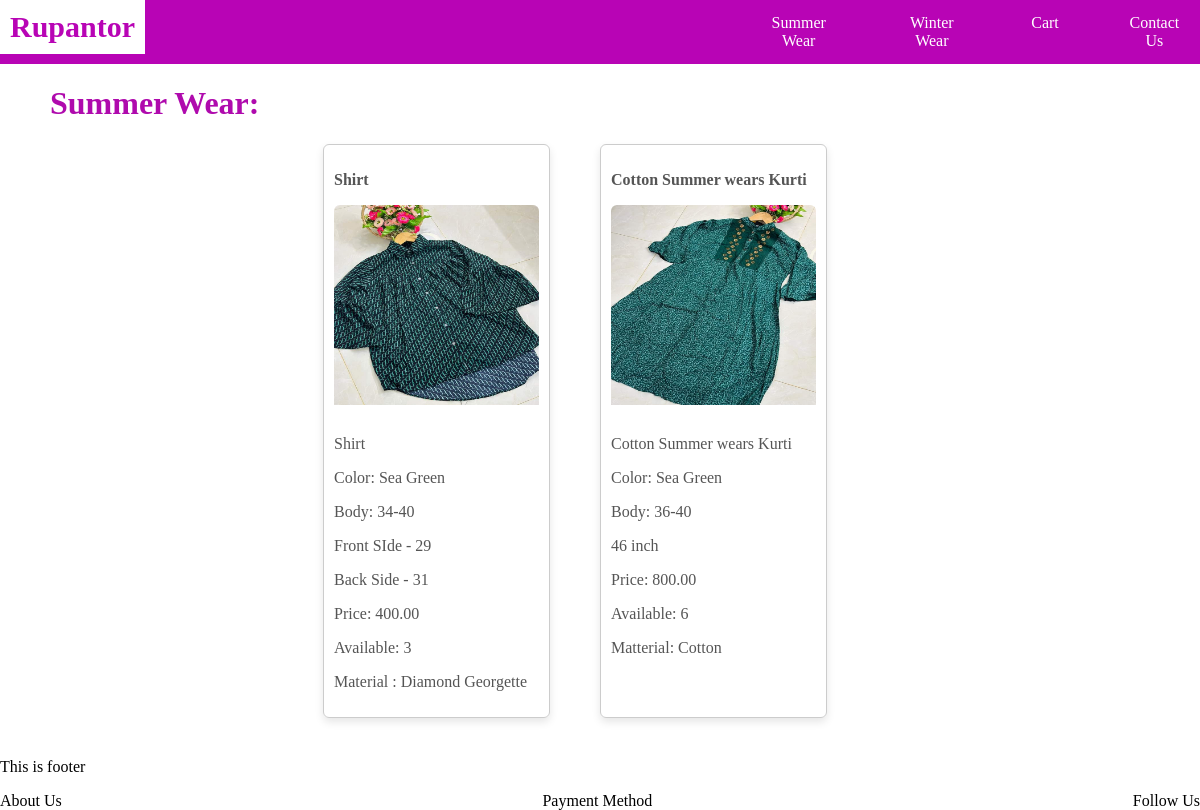
The app's page /summerwear/ with its own data.
### management/models.py (models this page shows, shortened)
class Wears(models.Model):
    categoryChoice = [
        ('SummerWear', 'Summerwear'),
        ('WinterWear', 'Winterwear')
    ]
    productId = models.AutoField(primary_key=True)
    category = models.CharField(max_length=20, choices=categoryChoice)
    productName = models.CharField(max_length=100)
    productColor = models.CharField(max_length=50, null=True)
    productBody = models.CharField(max_length=30, null=True)
    frontLength = models.CharField(max_length=30, null=True)
    backLength = models.CharField(max_length=30, null=True)
    productPrice = models.DecimalField(max_digits=8, decimal_places=2)
    available = models.IntegerField()
    description = models.TextField()
    productImage = models.ImageField(blank=True)

### management/views.py (the view)
# urls.py: path('summerwear/', views.summerwear, name='summerwear'),
def summerwear(request):
    wears = Wears.objects.all().values()
    context = {
        'wears' : wears
    }
    template = loader.get_template('summerwear.html')
    return HttpResponse(template.render(context, request))

### management/templates/summerwear.html (shortened to what this page needs)
<!DOCTYPE html>
<html lang="en">
<head>
</head>
<body>
    {% include 'header.html' %}
    <h1 class="category-title">Summer Wear:</h1>
    <div class="card-container">
        {% for product in wears %}
            {% if product.category == "SummerWear" %}
                <div class="card">
                <p><strong>{{ product.productName }}</strong></p>
                    <img src="/media/{{ product.productImage }}" alt="no image">
                    <p>{{ product.productName }}</p>
                    <p>Color: {{ product.productColor }}</p>
                    <p>Body: {{ product.productBody }}</p>
                    <p> {{ product.frontLength }}</p>
                    {% if product.backLength == "0" %}
                    {% else %}
                        <p>{{ product.backLength }}</p>
                    {% endif %}
                    <p>Price: {{ product.productPrice }}</p>
                    <p>Available: {{ product.available }}</p>
                    <p>{{ product.description }}</p>
                </div>
            {% endif %}
        {% endfor %}
    </div>
    {% include 'footer.html' %}
</body>
</html>

### management/templates/summerwear.html (style rules this page uses)
.category-title { font-size: xx-large; justify-content: center; margin-left: 50px; color: #AF0AAD; }
.card-container { display: flex; justify-content: center; flex-wrap: wrap; margin: 20px 0; }
.card { flex: 0 1 calc(20% - 35px); border: 1px solid #ccc; border-radius: 6px; padding: 10px; margin-right: 50px; margin-bottom: 20px; box-shadow: 0 4px 8px rgba(0, 0, 0, 0.1); transition: box-shadow 0.3s ease; }
.card p { font-size: 16px; color: #555; }
.card img { width: 100%; height: 200px; object-fit: fill; border-radius: 6px 6px 0 0; margin-bottom: 10px; }

### management/templates/header.html (style rules this page uses)
body { margin: 0; }

### records on screen
Wears: productName "Shirt", productImage (picture), productColor "Sea Green", productBody "34-40", frontLength "Front SIde - 29", backLength "Back Side - 31", productPrice "400.00", available "3", description "Material : Diamond Georgette"
Wears: productName "Cotton Summer wears Kurti", productImage (picture), productColor "Sea Green", productBody "36-40", frontLength "46 inch", productPrice "800.00", available "6", description "Matterial: Cotton"
